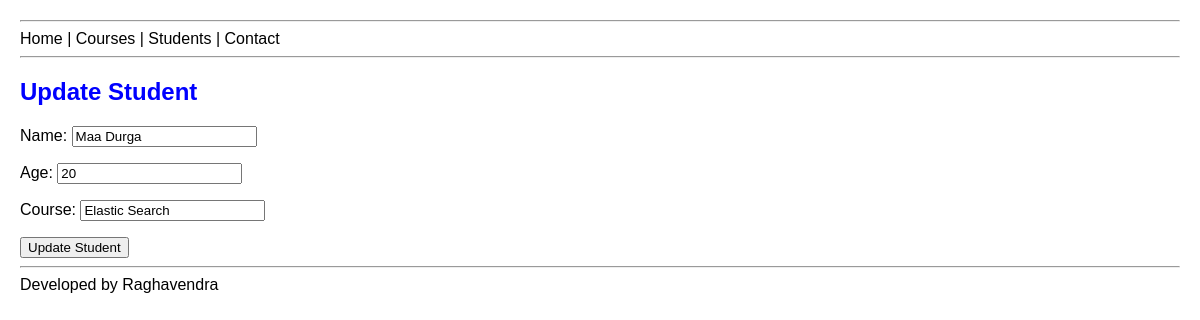
/students/update/13/, run on an earlier commit of the app's database.
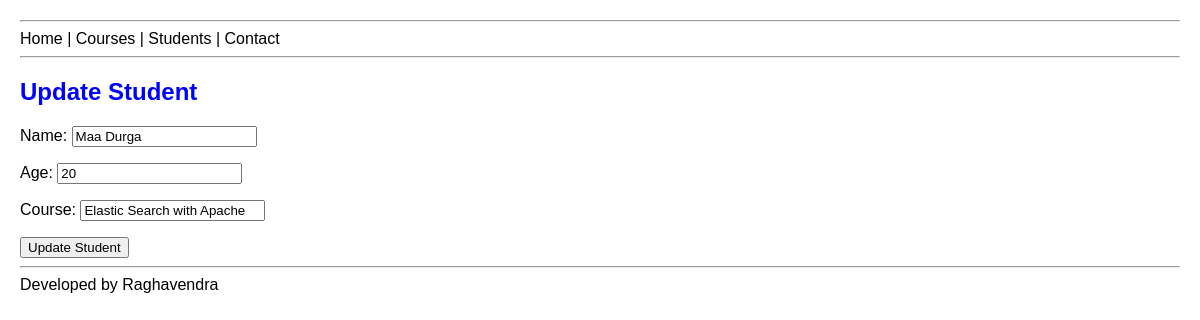
And on a later commit of the database.
### students/models.py (models this page shows, shortened)
class Student(models.Model):
    name = models.CharField(max_length=100)
    age = models.IntegerField()
    course = models.CharField(max_length=100)

### students/views.py (the view)
# urls.py: path("update/<int:id>/", views.update_student, name="update-student"),
def update_student(request, id):
    student = get_object_or_404(Student, id=id)
    if request.method == "POST":
        student.name = request.POST.get("name")
        student.age = request.POST.get("age")
        student.course = request.POST.get("course")
        student.save()
        return redirect("student-list")
    return render(
        request,
        "students/update-student.html",
        {"student": student}
    )

### students/templates/students/update-student.html (shortened to what this page needs)
{% extends "base.html" %}
{% block content %}
<h2>Update Student</h2>
<form method="POST">
    <p>
        Name:
        <input
            type="text"
            name="name"
            value="{{ student.name }}">
    </p>
    <p>
        Age:
        <input
            type="number"
            name="age"
            value="{{ student.age }}">
    </p>
    <p>
        Course:
        <input
            type="text"
            name="course"
            value="{{ student.course }}">
    </p>
    <button type="submit">
        Update Student
    </button>
</form>
{% endblock %}

What changed in the data, as far as the page shows it:
changed Student "Maa Durga": course "Elastic Search" → "Elastic Search with Apache"
